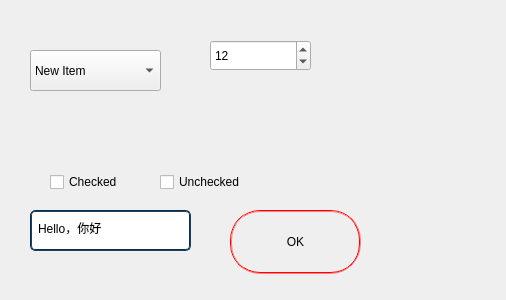
<?xml version="1.0" encoding="UTF-8"?>
<ui version="4.0">
 <class>Form</class>
 <widget class="QWidget" name="Form">
  <property name="geometry">
   <rect>
    <x>0</x>
    <y>0</y>
    <width>506</width>
    <height>300</height>
   </rect>
  </property>
  <property name="windowTitle">
   <string>Form</string>
  </property>
  <property name="styleSheet">
   <string notr="true">QWidget {
	font: 12pt &quot;宋体&quot;
}

QLineEdit {
	border: 2px groove gray;
	border-radius: 5px;
	padding: 2px 4px;
	border-color: rgb(14, 45, 68);
}

QComboBox::drop-down {
	image: url(:/images/images/down.bmp);
}

QSpinBox::up-button {
	image: url(:/images/images/up.bmp);
}
QSpinBox::down-button {
	image: url(:/images/images/down.bmp);
}

QCheckBox::indicator:checked {
	image: url(:/images/images/checked.bmp);
}
QCheckBox::indicator::unchecked {
	image: url(:/images/images/unchecked.bmp);	
}</string>
  </property>
  <widget class="QPushButton" name="pushButton">
   <property name="geometry">
    <rect>
     <x>230</x>
     <y>210</y>
     <width>131</width>
     <height>64</height>
    </rect>
   </property>
   <property name="styleSheet">
    <string notr="true">border: 2px groove red;
min-width: 60px;
min-height: 60px;
border-radius: 30px;</string>
   </property>
   <property name="text">
    <string>OK</string>
   </property>
  </widget>
  <widget class="QSpinBox" name="spinBox">
   <property name="geometry">
    <rect>
     <x>210</x>
     <y>40</y>
     <width>101</width>
     <height>31</height>
    </rect>
   </property>
   <property name="value">
    <number>12</number>
   </property>
  </widget>
  <widget class="QCheckBox" name="checkBox">
   <property name="geometry">
    <rect>
     <x>50</x>
     <y>170</y>
     <width>121</width>
     <height>24</height>
    </rect>
   </property>
   <property name="text">
    <string>Checked</string>
   </property>
  </widget>
  <widget class="QCheckBox" name="checkBox_2">
   <property name="geometry">
    <rect>
     <x>160</x>
     <y>170</y>
     <width>121</width>
     <height>24</height>
    </rect>
   </property>
   <property name="text">
    <string>Unchecked</string>
   </property>
  </widget>
  <widget class="QLineEdit" name="lineEdit">
   <property name="geometry">
    <rect>
     <x>30</x>
     <y>210</y>
     <width>161</width>
     <height>41</height>
    </rect>
   </property>
   <property name="text">
    <string>Hello，你好</string>
   </property>
  </widget>
  <widget class="QComboBox" name="comboBox">
   <property name="geometry">
    <rect>
     <x>30</x>
     <y>50</y>
     <width>131</width>
     <height>41</height>
    </rect>
   </property>
   <item>
    <property name="text">
     <string>New Item</string>
    </property>
   </item>
  </widget>
 </widget>
 <resources/>
 <connections/>
</ui>
